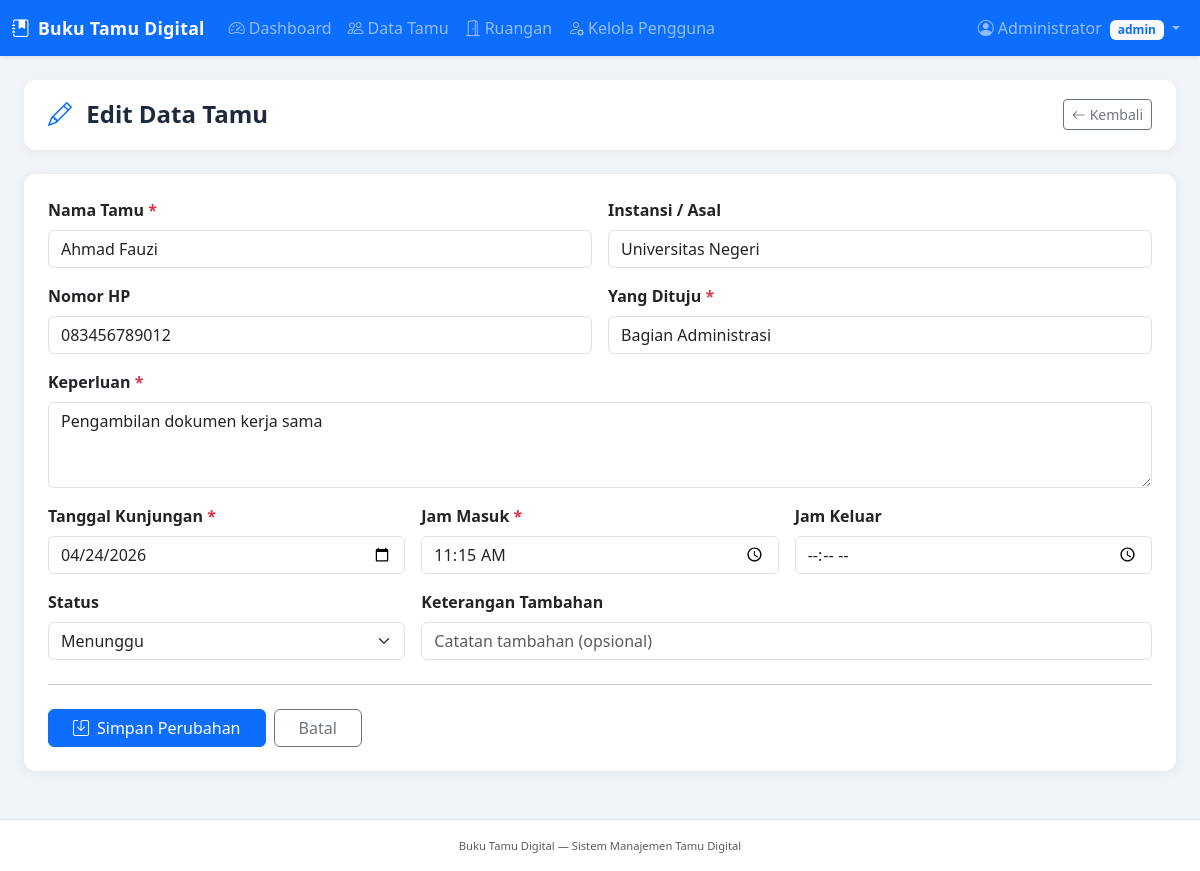
The app's page /pages/tamu_form.php?id=3 (signed in) with its own data.
### tables this page shows
CREATE TABLE `tamu` (
  `id` int(11) NOT NULL,
  `nama_tamu` varchar(100) NOT NULL,
  `instansi` varchar(150) DEFAULT NULL,
  `keperluan` text NOT NULL,
  `yang_dituju` varchar(100) NOT NULL,
  `nomor_hp` varchar(20) DEFAULT NULL,
  `tanggal_kunjungan` date NOT NULL,
  `jam_masuk` time NOT NULL,
  `jam_keluar` time DEFAULT NULL,
  `status` enum('hadir','menunggu','selesai') DEFAULT 'menunggu',
  `keterangan` text DEFAULT NULL,
  `created_by` int(11) DEFAULT NULL,
  `created_at` timestamp NOT NULL DEFAULT current_timestamp(),
  `updated_at` timestamp NOT NULL DEFAULT current_timestamp() ON UPDATE current_timestamp()
);

### pages/tamu_form.php (the view, shortened to what this page needs)
<?php
$conn = getConnection();
$id = isset($_GET['id']) && is_numeric($_GET['id']) ? (int)$_GET['id'] : 0;
$isEdit = $id > 0;
$data = [
    'nama_tamu'          => '',
    'instansi'           => '',
    'keperluan'          => '',
    'yang_dituju'        => '',
    'nomor_hp'           => '',
    'tanggal_kunjungan'  => date('Y-m-d'),
    'jam_masuk'          => date('H:i'),
    'jam_keluar'         => '',
    'status'             => 'menunggu',
    'keterangan'         => '',
];
if ($isEdit) {
    $stmt = $conn->prepare("SELECT * FROM tamu WHERE id = ?");
    $stmt->bind_param('i', $id);
    $stmt->execute();
    $fetched = $stmt->get_result()->fetch_assoc();
    $data = array_merge($data, $fetched);
}
include __DIR__ . '/../includes/header.php';
?>
<div class="page-header">
    <h4>
        <i class="bi bi-<?= $isEdit ? 'pencil' : 'plus-circle' ?> me-2 text-primary"></i>
        <?= $isEdit ? 'Edit Data Tamu' : 'Tambah Tamu Baru' ?>
    </h4>
    <a href="<?= BASE_URL ?>/pages/tamu.php" class="btn btn-outline-secondary btn-sm">
        <i class="bi bi-arrow-left me-1"></i>Kembali
    </a>
</div>
<div class="card form-card">
    <div class="card-body p-4">
        <form method="POST">
            <div class="row g-3">
                <div class="col-md-6">
                    <label class="form-label fw-semibold">Nama Tamu <span class="text-danger">*</span></label>
                    <input type="text" name="nama_tamu" class="form-control"
                           value="<?= htmlspecialchars($data['nama_tamu']) ?>" required>
                </div>
                <div class="col-md-6">
                    <label class="form-label fw-semibold">Instansi / Asal</label>
                    <input type="text" name="instansi" class="form-control"
                           value="<?= htmlspecialchars($data['instansi']) ?>"
                           placeholder="Nama perusahaan/instansi (opsional)">
                </div>
                <div class="col-md-6">
                    <label class="form-label fw-semibold">Nomor HP</label>
                    <input type="text" name="nomor_hp" class="form-control"
                           value="<?= htmlspecialchars($data['nomor_hp']) ?>"
                           placeholder="08xxxxxxxxxx">
                </div>
                <div class="col-md-6">
                    <label class="form-label fw-semibold">Yang Dituju <span class="text-danger">*</span></label>
                    <input type="text" name="yang_dituju" class="form-control"
                           value="<?= htmlspecialchars($data['yang_dituju']) ?>" required>
                </div>
                <div class="col-12">
                    <label class="form-label fw-semibold">Keperluan <span class="text-danger">*</span></label>
                    <textarea name="keperluan" class="form-control" rows="3" required><?= htmlspecialchars($data['keperluan']) ?></textarea>
                </div>
                <div class="col-md-4">
                    <label class="form-label fw-semibold">Tanggal Kunjungan <span class="text-danger">*</span></label>
                    <input type="date" name="tanggal_kunjungan" class="form-control"
                           value="<?= htmlspecialchars($data['tanggal_kunjungan']) ?>" required>
                </div>
                <div class="col-md-4">
                    <label class="form-label fw-semibold">Jam Masuk <span class="text-danger">*</span></label>
                    <input type="time" name="jam_masuk" class="form-control"
                           value="<?= htmlspecialchars(substr($data['jam_masuk'], 0, 5)) ?>" required>
                </div>
                <div class="col-md-4">
                    <label class="form-label fw-semibold">Jam Keluar</label>
                    <input type="time" name="jam_keluar" class="form-control"
                           value="<?= htmlspecialchars(substr($data['jam_keluar'] ?? '', 0, 5)) ?>">
                </div>
                <div class="col-md-4">
                    <label class="form-label fw-semibold">Status</label>
                    <select name="status" class="form-select">
                        <option value="menunggu" <?= $data['status']=='menunggu'?'selected':'' ?>>Menunggu</option>
                    </select>
                </div>
                <div class="col-md-8">
                    <label class="form-label fw-semibold">Keterangan Tambahan</label>
                    <input type="text" name="keterangan" class="form-control"
                           value="<?= htmlspecialchars($data['keterangan']) ?>"
                           placeholder="Catatan tambahan (opsional)">
                </div>
            </div>
            <hr class="my-4">
            <div class="d-flex gap-2">
                <button type="submit" class="btn btn-primary px-4">
                    <i class="bi bi-save me-2"></i><?= $isEdit ? 'Simpan Perubahan' : 'Tambah Tamu' ?>
                </button>
                <a href="<?= BASE_URL ?>/pages/tamu.php" class="btn btn-outline-secondary px-4">Batal</a>
            </div>
        </form>
    </div>
</div>
<?php include __DIR__ . '/../includes/footer.php'; ?>

### assets/css/style.css (style rules this page uses)
:root { --primary: #0d6efd; --sidebar-bg: #1e293b; }
body { background-color: #f1f5f9; font-family: 'Segoe UI', sans-serif; }
.page-header { background: white; border-radius: 12px; padding: 1.2rem 1.5rem; margin-bottom: 1.5rem; box-shadow: 0 2px 8px rgba(0,0,0,0.05); display: flex; align-items: center; justify-content: space-between; }
.page-header h4 { margin: 0; font-weight: 600; color: #1e293b; }
.form-card { border: none; border-radius: 12px; box-shadow: 0 2px 12px rgba(0,0,0,0.07); }

### records on screen
tamu: nama_tamu "Ahmad Fauzi", instansi "Universitas Negeri", nomor_hp "083456789012", yang_dituju "Bagian Administrasi", keperluan "Pengambilan dokumen kerja sama", tanggal_kunjungan "04/24/2026", jam_masuk "11:15", status "Menunggu"

### other values on screen
APP_NAME "Buku Tamu Digital"
$_SESSION['nama'] "Administrator"
$_SESSION['role'] "admin"
